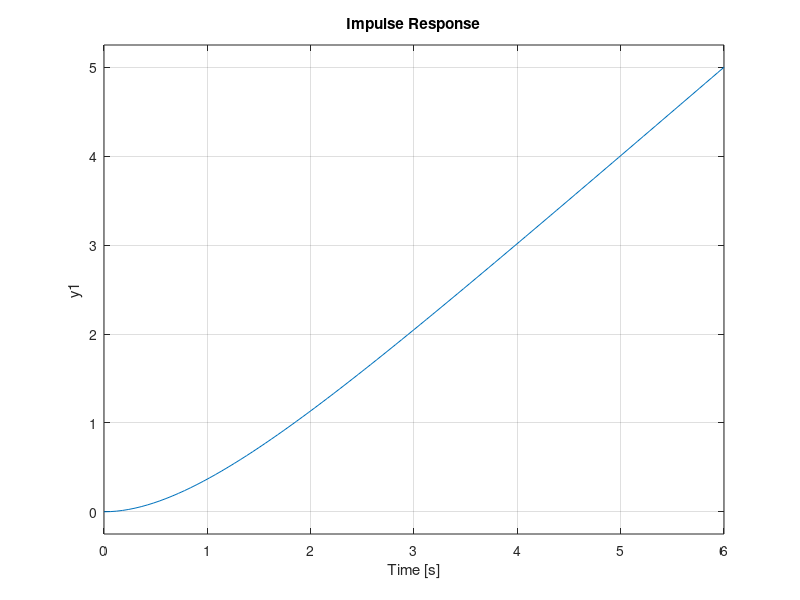

This chart was generated by the following MATLAB code:

% Mike Moore
% CENG 5131
% HW 10
% Problem # 3
% Description:
%   This script plots the solutions to problem # 3.
%   It relies on MATLAB's tf function to plot the 
%   system impulse response.
clear all; close all; clc;

num = [0 0 0 1];
denom = [1 1 0 0];
sys = tf(num,denom)
impulse(sys)